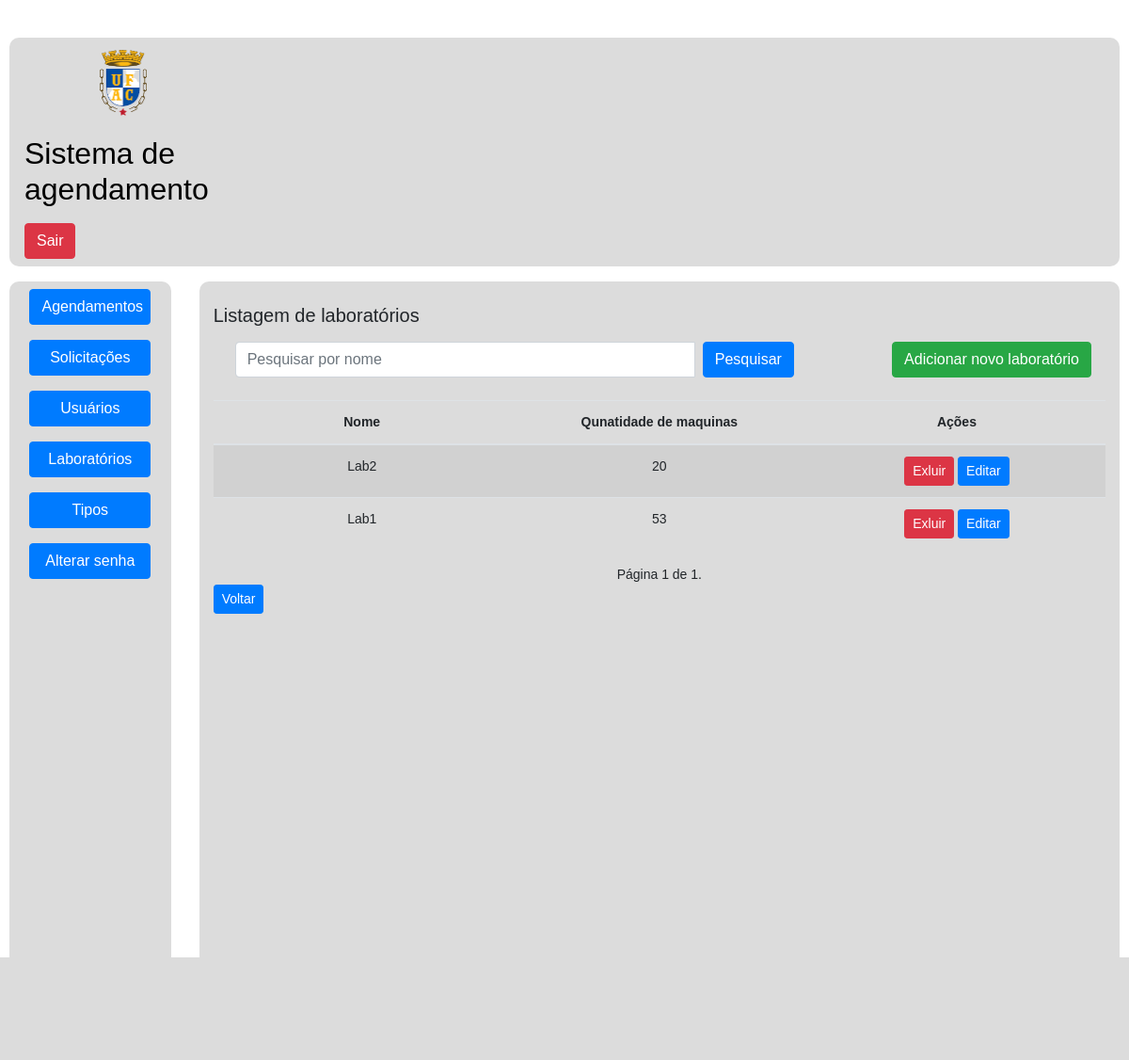
/laboratorio/laboratorios/, run on an earlier commit of the app's database.
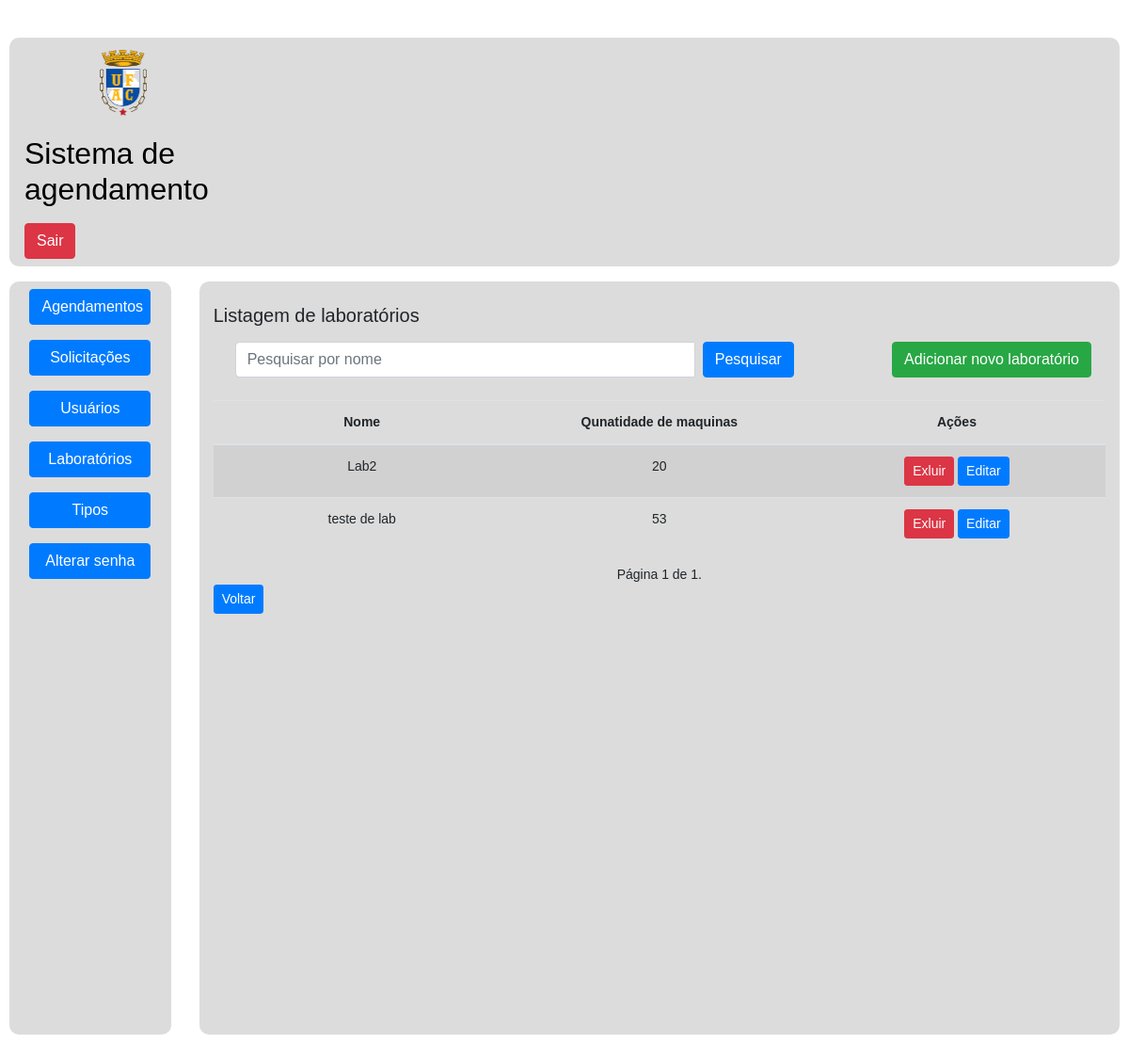
And on a later commit of the database.
### laboratorio/models.py (models this page shows, shortened)
class Laboratorio(models.Model):
    name = models.CharField(max_length=60)
    qt_maquinas = models.IntegerField(blank=False, null=False)  # blank= não obrigatorio/null=aceita valor nulo
    class Meta:
        verbose_name = 'Laboratorio'
        verbose_name_plural = 'Laboratorio'
        ordering = ['id']

### laboratorio/views.py (the view)
# urls.py: path('laboratorios/', views.list_lab, name='laboratorio_list'),
def list_lab(request):
    template_name = 'laboratorio_list.html'
    query = request.POST.get('query')
    consulta = Laboratorio.objects.all()
    if query:
        consulta = consulta.filter(
            Q(name__icontains=query))
    paginator = Paginator(consulta, 8)
    page_number = request.GET.get("page")
    labs = paginator.get_page(page_number)
    context = {
        'labs': labs
    }
    return render(request, template_name, context)

### laboratorio/templates/laboratorio_list.html (shortened to what this page needs)
{% extends 'secretaria/base_secretaria.html' %}
{% block container %}
    <div class="container">
        <h5 class="mt-4">Listagem de laboratórios</h5>
        <table class="table table-striped container-fluid mt-4">
            <thead>
                <tr>
                    <th class="col-sm-4 text-center">Nome</th>
                    <th class="col-sm-4 text-center">Qunatidade de maquinas</th>
                    <th class="col-sm-4 text-center">Ações</th>
                </tr>
            </thead>
            <tbody>
                {% for lab in labs %}
                <tr>
                    <td class="text-center">{{ lab.name }}</td>
                    <td class="text-center">{{ lab.qt_maquinas }}</td>
                    <td class="text-center">
                        <form id="DeleteForm{{ lab.id }}" action="{% url 'laboratorio:excluir_lab' lab.id %}" method="post">
                            <button type="button" class="btn btn-danger btn-sm" data-toggle="modal" onclick="DeleteModal({{ lab.id }})">
                                Exluir
                            </button>
                            <a href=" {% url 'laboratorio:laboratorio_update' lab.pk %}" class="btn btn-primary btn-sm"> Editar</a>
                        </form>
                    </td>
                </tr>
                {% endfor %}
            </tbody>
            <div class="container mt-3">
            <div class="row my-3">
                <div class="col-md-8">
                    <form method="POST" class="form-inline">
                        <div class="input-group">
                            <input type="text" name="query" placeholder="Pesquisar por nome" class="form-control mx-2" value="{{ query|default:'' }}">
                            <button type="submit" class="btn btn-primary">Pesquisar</button>
                        </div>
                    </form>
                </div>
                <div class="col-md-4 text-md-right">
                    <a href="{% url 'laboratorio:laboratorio_create' %}" class="btn btn-success">Adicionar novo laboratório</a>
                </div>
            </div>
        </div>
        </table>
        <div class="pagination d-flex justify-content-center align-items-center">
            <span class="step-links">
                <span class="current">
                    Página {{ labs.number }} de {{ labs.paginator.num_pages }}.
                </span>
            </span>
      </div>
        <div class="text-left">
         <a href="{% url 'secretaria:pag_secretaria' %}" class="btn btn-primary btn-sm">Voltar</a>
      </div>
    </div>
{% endblock %}

What changed in the data, as far as the page shows it:
changed Laboratorio: name "Lab1" → "teste de lab"
